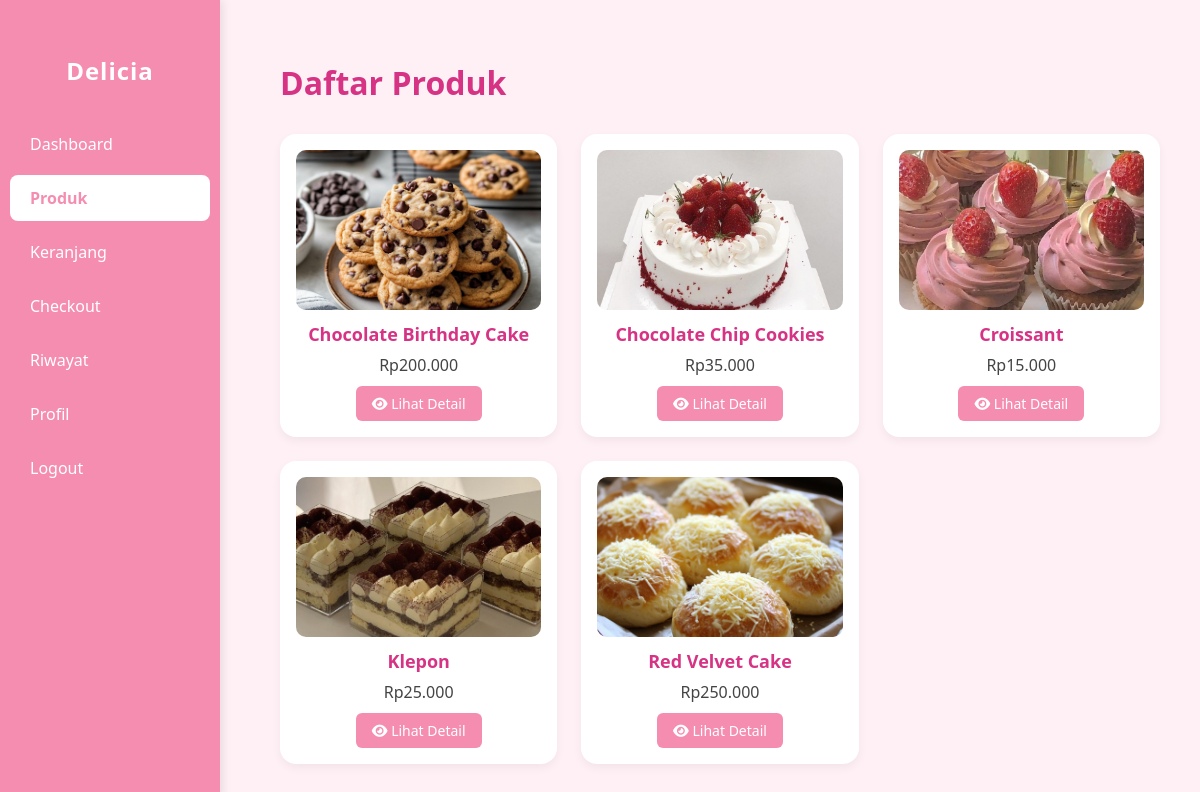
The app's page /user/produk.php (signed in) with its own data.
### tables this page shows
CREATE TABLE produk (
    id_produk INT AUTO_INCREMENT PRIMARY KEY,
    nama_produk VARCHAR(100) NOT NULL,
    deskripsi TEXT,
    harga INT NOT NULL,
    stok INT NOT NULL,
    gambar VARCHAR(100),
    id_kategori INT,
    FOREIGN KEY (id_kategori) REFERENCES kategori(id_kategori)
);

### user/produk.php (the view, shortened to what this page needs)
<?php
require_once '../config/koneksi.php';
$query = mysqli_query($conn, "SELECT * FROM produk ORDER BY nama_produk ASC");
?>
<!DOCTYPE html>
<html lang="id">
<head>
    <link rel="stylesheet" href="https://cdnjs.cloudflare.com/ajax/libs/font-awesome/6.4.0/css/all.min.css">
</head>
<body>
<div class="sidebar">
    <h3>Delicia</h3>
    <a href="dashboard.php">Dashboard</a>
    <a href="produk.php" class="active">Produk</a>
    <a href="keranjang.php">Keranjang</a>
    <a href="checkout.php">Checkout</a>
    <a href="riwayat_pembelian.php">Riwayat</a>
    <a href="profil.php">Profil</a>
    <a href="logout.php">Logout</a>
</div>
<div class="main-content">
    <h1>Daftar Produk</h1>
    <div class="produk-list">
        <?php while($row = mysqli_fetch_assoc($query)) : ?>
            <div class="produk-item">
                <img src="../assets/img/<?= htmlspecialchars($row['gambar']) ?>" alt="<?= htmlspecialchars($row['nama_produk']) ?>">
                <h3><?= htmlspecialchars($row['nama_produk']) ?></h3>
                <p>Rp<?= number_format($row['harga'], 0, ',', '.') ?></p>
                <a href="detail_produk.php?id=<?= $row['id_produk'] ?>"><i class="fa fa-eye"></i> Lihat Detail</a>
            </div>
        <?php endwhile; ?>
    </div>
</div>
</body>
</html>

### user/produk.php (style rules this page uses)
* { box-sizing: border-box; }
body { font-family: 'Segoe UI', sans-serif; background: #fff0f5; margin: 0; }
.sidebar { position: fixed; top: 0; left: 0; width: 220px; height: 100%; background-color: #f58db0; padding-top: 30px; display: flex; flex-direction: column; box-shadow: 2px 0 10px rgba(0, 0, 0, 0.1); }
.sidebar h3 { text-align: center; color: white; margin-bottom: 30px; font-size: 24px; letter-spacing: 1px; }
.sidebar a { color: white; text-decoration: none; padding: 12px 20px; margin: 4px 10px; border-radius: 8px; transition: background 0.2s ease; font-weight: 500; }
.sidebar a.active { background-color: white; color: #f58db0; font-weight: bold; }
.main-content { margin-left: 240px; padding: 40px; }
h1 { color: #d63384; margin-bottom: 30px; }
.produk-list { display: grid; grid-template-columns: repeat(auto-fill, minmax(220px, 1fr)); gap: 24px; }
.produk-item { background: #ffffff; border-radius: 16px; padding: 16px; box-shadow: 0 4px 10px rgba(0, 0, 0, 0.05); transition: transform 0.2s ease; display: flex; flex-direction: column; align-items: center; text-align: center; }
.produk-item img { width: 100%; height: 160px; object-fit: cover; border-radius: 10px; }
.produk-item h3 { font-size: 18px; color: #d63384; margin: 12px 0 4px; }
.produk-item p { color: #444; margin: 4px 0 10px; }
.produk-item a { text-decoration: none; background-color: #f58db0; color: white; padding: 8px 16px; border-radius: 6px; transition: background-color 0.3s ease; font-size: 14px; }

### records on screen
produk: gambar (picture), nama_produk "Chocolate Birthday Cake", harga "200.000"
produk: gambar (picture), nama_produk "Chocolate Chip Cookies", harga "35.000"
produk: gambar (picture), nama_produk "Croissant", harga "15.000"
produk: gambar (picture), nama_produk "Klepon", harga "25.000"
produk: gambar (picture), nama_produk "Red Velvet Cake", harga "250.000"
